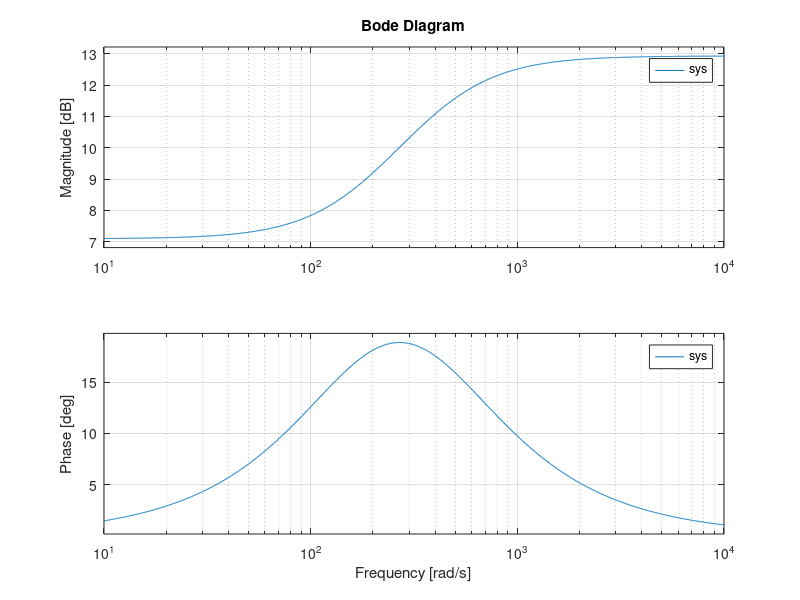
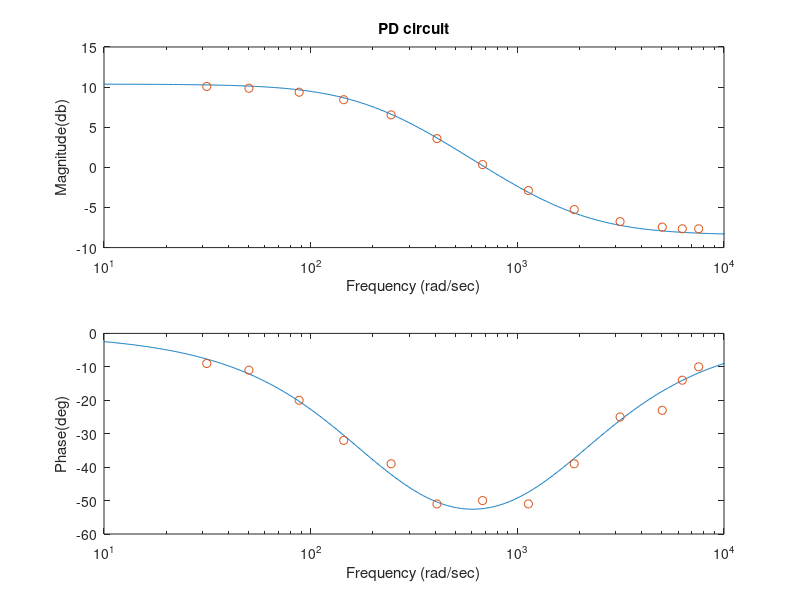

MATLAB code to generate these figures, in order:
% This script plots and compare the Lead and Lag circuit measured data and
% theoretical data
clc
clear
close all
%% Set up the theoretical system transfer function for Lead circuit
R1 = 11.918e3;
R2 = 26.99e3;
R3 = 14.894e3;
R4 = 14.890e3;
C1 = 0.436e-6;
C2 = 98.4e-9;
num = [R1*R2*R4*C1 R2*R4];
den = [R1*R2*R3*C2 R1*R3];
sys = tf(num, den)
bode(sys)

%% Set up the theoretical system transfer function for Lead circuit
R1 = 8.192e3;
R2 = 22.078e3;
R3 = 17.966e3;
R4 = 22.008e3;
C1 = 68e-9;
C2 = 0.22e-6;
num = [R1*R2*R4*C1 R2*R4];
den = [R1*R2*R3*C2 R1*R3];
sys = tf(num, den)

%% Input Lag circuit experimental circuit
% Input the experimental data
%read data from .dat file
data = load('Lag_data.dat');
f_data = data(:, 1);
mag_data = data(:, 2);
phase_data = data(:, 3);
%convert frequency to angular frequency
w_data = f_data*2*pi;

%Use the Bode command to calculate the theoretical magnitude, phase of the system
[mag,phase,w]=bode(sys);
% bode(sys)

% The magnitude and phase are 3 dimensional arrays from the Bode command
% and must be converted to 1 dimensional arrays using the squeeze command
magp = squeeze(mag);
phasep = squeeze(phase);
% Manually plot the theoretical and experimental data on the bode plot
figure
subplot(2,1,1)
semilogx(w,20*log10(magp),w_data,20*log10(mag_data),'o')
xlabel('Frequency (rad/sec)')
ylabel('Magnitude(db)')
xlim([10 10^4])
title('PD circuit')
subplot(2,1,2)
semilogx(w,phasep,w_data,phase_data,'o')
xlabel('Frequency (rad/sec)')
ylabel('Phase(deg)')
xlim([10 10^4])
ylim([-60 0])